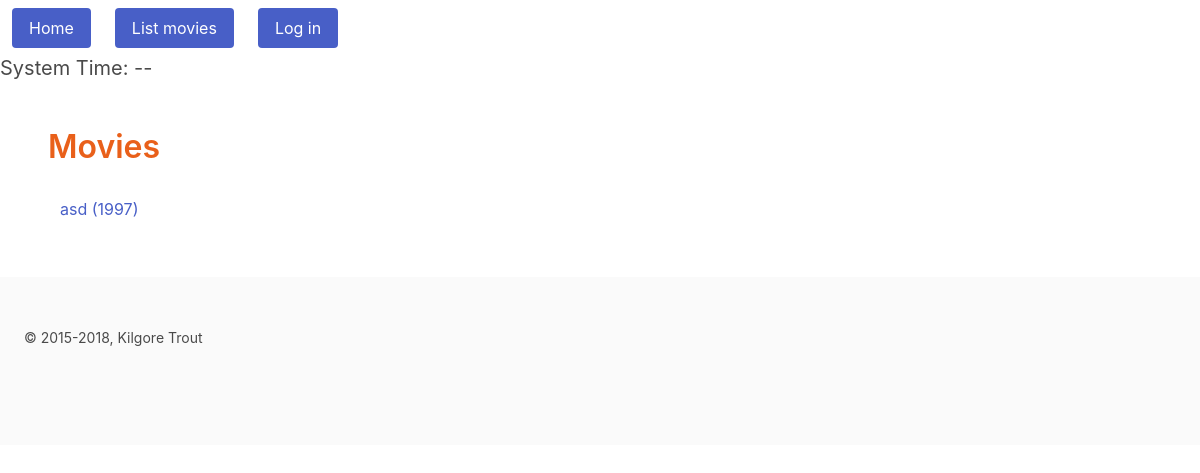
/movies, run on an earlier commit of the app's database.
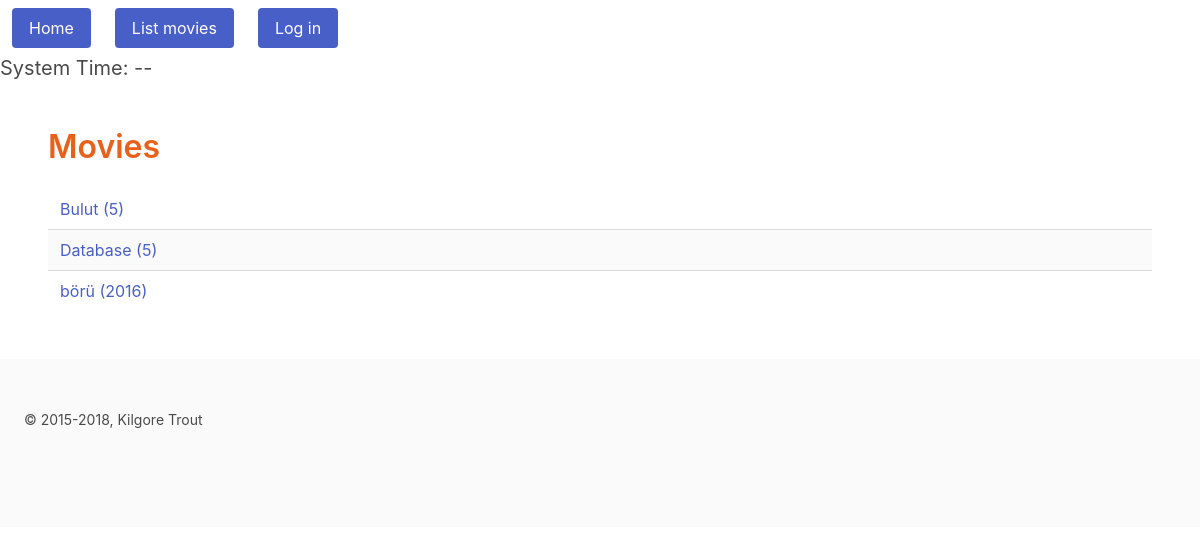
And on a later commit of the database.
### tables this page shows
CREATE TABLE MOVIE (
  ID INTEGER PRIMARY KEY AUTOINCREMENT,
  TITLE VARCHAR(80) NOT NULL,
  YR INTEGER
);

### views.py (the view, shortened to what this page needs)
def movies_page():
    db = current_app.config["db"]
    if request.method == "GET":
        movies = db.get_movies()
        return render_template("movies.html", movies=sorted(movies))

### database.py (called while the page is built)
    def get_movies(self):
        movies = []
        with dbapi2.connect(self.dbfile) as connection:
            cursor = connection.cursor()
            query = "SELECT ID, TITLE, YR FROM MOVIE ORDER BY ID"
            cursor.execute(query)
            for movie_key, title, year in cursor:
                movies.append((movie_key, Movie(title, year)))
        return movies

### templates/movies.html (shortened to what this page needs)
{% extends "layout.html" %}
{% block content %}
    <h1 class="title">Movies</h1>
    {% if movies %}
    <form action="" method="post" name="movie_list">
      <table class="table is-striped is-fullwidth">
        {% for movie_key, movie in movies %}
        <tr>
          <td>
            <a href="{{ url_for('movie_page', movie_key=movie_key) }}">
              {{ movie.title }}
              {% if movie.year %} ({{ movie.year }}) {% endif %}
            </a>
          </td>
        </tr>
        {% endfor %}
      </table>
    </form>
    {% endif %}
{% endblock %}

What changed in the data, as far as the page shows it:
added MOVIE: title "Database"
added MOVIE: title "börü", year "2016"
Also different on the page:
new list line: "Bulut"
new list line: "( 5 )"
list line gone: "asd 1997"
